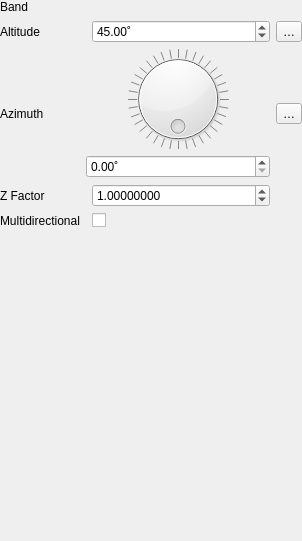
<?xml version="1.0" encoding="UTF-8"?>
<ui version="4.0">
 <class>QgsHillShadeWidget</class>
 <widget class="QWidget" name="QgsHillShadeWidget">
  <property name="geometry">
   <rect>
    <x>0</x>
    <y>0</y>
    <width>302</width>
    <height>541</height>
   </rect>
  </property>
  <property name="windowTitle">
   <string notr="true">Form</string>
  </property>
  <layout class="QGridLayout" name="gridLayout">
   <property name="leftMargin">
    <number>0</number>
   </property>
   <property name="topMargin">
    <number>0</number>
   </property>
   <property name="rightMargin">
    <number>0</number>
   </property>
   <property name="bottomMargin">
    <number>0</number>
   </property>
   <item row="0" column="0">
    <widget class="QLabel" name="label_4">
     <property name="text">
      <string>Band</string>
     </property>
    </widget>
   </item>
   <item row="3" column="2">
    <widget class="QgsDoubleSpinBox" name="mZFactor">
     <property name="sizePolicy">
      <sizepolicy hsizetype="Expanding" vsizetype="Fixed">
       <horstretch>0</horstretch>
       <verstretch>0</verstretch>
      </sizepolicy>
     </property>
     <property name="decimals">
      <number>8</number>
     </property>
     <property name="value">
      <double>1.000000000000000</double>
     </property>
    </widget>
   </item>
   <item row="2" column="0">
    <widget class="QLabel" name="label">
     <property name="text">
      <string>Azimuth</string>
     </property>
    </widget>
   </item>
   <item row="4" column="2">
    <widget class="QCheckBox" name="mMultiDirection">
     <property name="text">
      <string/>
     </property>
    </widget>
   </item>
   <item row="4" column="0">
    <widget class="QLabel" name="label_5">
     <property name="text">
      <string>Multidirectional</string>
     </property>
    </widget>
   </item>
   <item row="1" column="2">
    <widget class="QgsDoubleSpinBox" name="mLightAngle">
     <property name="sizePolicy">
      <sizepolicy hsizetype="Expanding" vsizetype="Fixed">
       <horstretch>0</horstretch>
       <verstretch>0</verstretch>
      </sizepolicy>
     </property>
     <property name="suffix">
      <string>˚</string>
     </property>
     <property name="singleStep">
      <double>5.000000000000000</double>
     </property>
     <property name="value">
      <double>45.000000000000000</double>
     </property>
    </widget>
   </item>
   <item row="5" column="0" colspan="3">
    <spacer name="verticalSpacer">
     <property name="orientation">
      <enum>Qt::Vertical</enum>
     </property>
     <property name="sizeHint" stdset="0">
      <size>
       <width>20</width>
       <height>40</height>
      </size>
     </property>
    </spacer>
   </item>
   <item row="2" column="1" colspan="2">
    <layout class="QVBoxLayout" name="verticalLayout">
     <item>
      <widget class="QDial" name="mLightAzimuthDial">
       <property name="sizePolicy">
        <sizepolicy hsizetype="Expanding" vsizetype="Preferred">
         <horstretch>0</horstretch>
         <verstretch>0</verstretch>
        </sizepolicy>
       </property>
       <property name="maximum">
        <number>360</number>
       </property>
       <property name="value">
        <number>0</number>
       </property>
       <property name="sliderPosition">
        <number>0</number>
       </property>
       <property name="invertedAppearance">
        <bool>false</bool>
       </property>
       <property name="invertedControls">
        <bool>false</bool>
       </property>
       <property name="wrapping">
        <bool>true</bool>
       </property>
       <property name="notchTarget">
        <double>10.000000000000000</double>
       </property>
       <property name="notchesVisible">
        <bool>true</bool>
       </property>
      </widget>
     </item>
     <item>
      <widget class="QgsDoubleSpinBox" name="mLightAzimuth">
       <property name="sizePolicy">
        <sizepolicy hsizetype="Expanding" vsizetype="Fixed">
         <horstretch>0</horstretch>
         <verstretch>0</verstretch>
        </sizepolicy>
       </property>
       <property name="suffix">
        <string>˚</string>
       </property>
      </widget>
     </item>
    </layout>
   </item>
   <item row="1" column="0" colspan="2">
    <widget class="QLabel" name="label_2">
     <property name="text">
      <string>Altitude</string>
     </property>
    </widget>
   </item>
   <item row="3" column="0" colspan="2">
    <widget class="QLabel" name="label_3">
     <property name="text">
      <string>Z Factor</string>
     </property>
    </widget>
   </item>
   <item row="0" column="2">
    <widget class="QgsRasterBandComboBox" name="mBandsCombo" native="true"/>
   </item>
   <item row="2" column="3">
    <widget class="QgsPropertyOverrideButton" name="mAzimuthDDBtn">
     <property name="text">
      <string>…</string>
     </property>
    </widget>
   </item>
   <item row="1" column="3">
    <widget class="QgsPropertyOverrideButton" name="mAltitudeDDBtn">
     <property name="text">
      <string>…</string>
     </property>
    </widget>
   </item>
  </layout>
 </widget>
 <customwidgets>
  <customwidget>
   <class>QgsRasterBandComboBox</class>
   <extends>QWidget</extends>
   <header>qgsrasterbandcombobox.h</header>
  </customwidget>
  <customwidget>
   <class>QgsPropertyOverrideButton</class>
   <extends>QToolButton</extends>
   <header>qgspropertyoverridebutton.h</header>
  </customwidget>
  <customwidget>
   <class>QgsDoubleSpinBox</class>
   <extends>QDoubleSpinBox</extends>
   <header>qgsdoublespinbox.h</header>
  </customwidget>
 </customwidgets>
 <tabstops>
  <tabstop>mBandsCombo</tabstop>
  <tabstop>mLightAngle</tabstop>
  <tabstop>mLightAzimuthDial</tabstop>
  <tabstop>mLightAzimuth</tabstop>
  <tabstop>mZFactor</tabstop>
  <tabstop>mMultiDirection</tabstop>
 </tabstops>
 <resources/>
 <connections/>
</ui>
